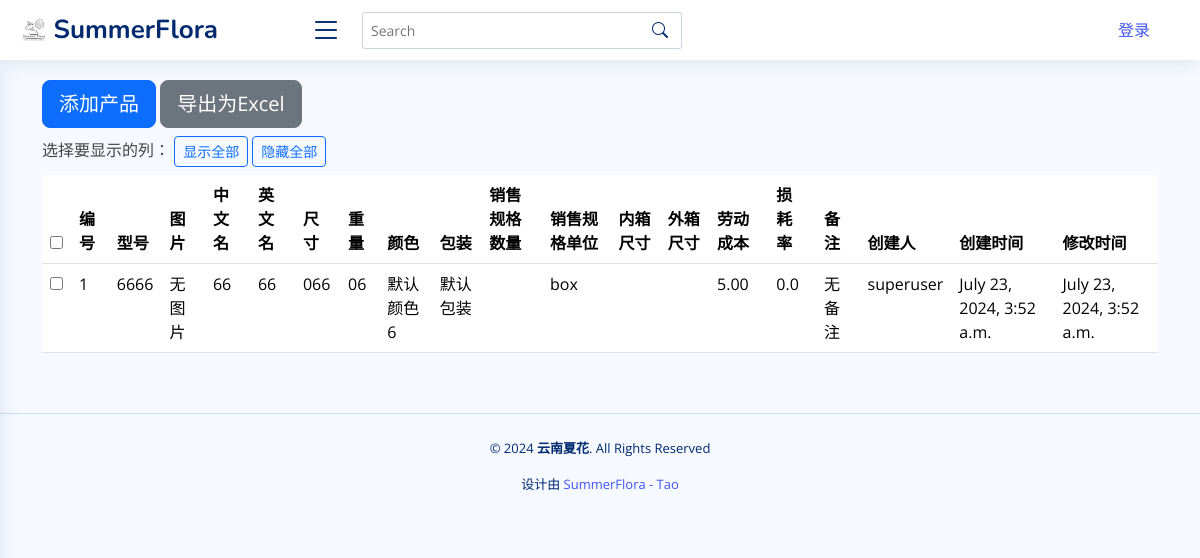
Page /product_list/ on the committed database.
### app01/models.py (models this page shows, shortened)
class Product(models.Model):
    model = models.CharField(
        max_length=100, blank=False, default="Product0000", primary_key=True
    )
    image = models.ImageField(
        upload_to="products/", null=True, blank=True, default=None
    )
    materials = models.ManyToManyField("FlowerMaterial", through="ProductMaterial")
    chinese_name = models.CharField(max_length=200)
    english_name = models.CharField(max_length=200)
    size = models.CharField(max_length=200, blank=True, default="0")
    weight = models.CharField(max_length=200, blank=True, default="0")
    color = models.CharField(max_length=200, blank=True, default="默认颜色")
    Package = models.CharField(max_length=200, blank=True, default="默认包装")
    sale_spec_quantity = models.CharField(
        max_length=200, help_text="销售规格的数字", blank=True, default=""
    )
    sale_spec_unit = models.CharField(
        max_length=10,
        help_text="销售规格的单位",
        choices=[("box", "box"), ("pcs", "pcs"), ("g", "g"), ("kg", "kg")],
        blank=True,
        null=True,
        default="box",
    )
    inner_box_long = models.FloatField(
        help_text="长度，单位：cm", null=True, blank=True, default=0.0
    )
    inner_box_width = models.FloatField(
        help_text="宽度，单位：cm", null=True, blank=True, default=0.0
    )
    inner_box_height = models.FloatField(
        help_text="高度，单位：cm", null=True, blank=True, default=0.0
    )
    outer_box_length = models.FloatField(
        help_text="长度，单位：cm", null=True, blank=True, default=0.0
    )
    outer_box_width = models.FloatField(
        help_text="宽度，单位：cm", null=True, blank=True, default=0.0
    )
    outer_box_height = models.FloatField(
        help_text="高度，单位：cm", null=True, blank=True, default=0.0
    )
    labor_cost = models.DecimalField(max_digits=10, decimal_places=2, default=0.0)
    loss_rate = models.FloatField(default=0.0)
    profit_margin = models.DecimalField(max_digits=5, decimal_places=2, default=0.0)
    description = models.CharField(max_length=200, blank=True, default="无备注")
    created_by = models.ForeignKey(
        settings.AUTH_USER_MODEL,
        on_delete=models.SET_NULL,
        null=True,
        blank=True,
        default=None,
    )
    created_at = models.DateTimeField(editable=False)
    updated_at = models.DateTimeField()
    @property
    def inner_box_size(self):
        return (
            f"{self.inner_box_long} * {self.inner_box_width} * {self.inner_box_height} cm"
            if self.inner_box_long and self.inner_box_width and self.inner_box_height
            else ""
        )
    @property
    def outer_box_size(self):
        return (
            f"{self.outer_box_length} * {self.outer_box_width} * {self.outer_box_height} cm"
            if self.outer_box_length and self.outer_box_width and self.outer_box_height
            else ""
        )

class CustomUser(AbstractUser):
    def __str__(self):
        return self.username

### app01/views.py (the view)
# urls.py: path("product_list/", product_list, name="product_list"),
def product_list(request):
    products = Product.objects.all()
    return render(
        request,
        "product_list.html",
        {
            "products": products,
            "current_user": request.user,
        },
    )

### app01/templates/product_list.html (shortened to what this page needs)
{% extends 'base.html' %}
{% load static %}
{% block content %}
<section class="section">
  <div class="container">
    <div class="row mb-4">
      <div class="col-lg-12">
        <a href="{% url 'add_product' %}" class="btn btn-primary btn-lg mb-2">添加产品</a>
        <button id="export-button" class="btn btn-secondary btn-lg mb-2">导出为Excel</button>
        <div class="mb-2">
          <label>选择要显示的列：</label>
          <button id="show-all" class="btn btn-outline-primary btn-sm">显示全部</button>
          <button id="hide-all" class="btn btn-outline-primary btn-sm">隐藏全部</button>
        </div>
        <div class="table-responsive">
          <table class="table table-hover table-fixed" id="products-table">
            <thead>
              <tr>
                <th><input type="checkbox" id="select-all"></th>
                <th>编号</th>
                <th>型号</th>
                <th>图片</th>
                <th>中文名</th>
                <th>英文名</th>
                <th>尺寸</th>
                <th>重量</th>
                <th>颜色</th>
                <th>包装</th>
                <th>销售规格数量</th>
                <th>销售规格单位</th>
                <th>内箱尺寸</th>
                <th>外箱尺寸</th>
                <th>劳动成本</th>
                <th>损耗率</th>
                <th>备注</th>
                <th>创建人</th>
                <th>创建时间</th>
                <th>修改时间</th>
              </tr>
            </thead>
            <tbody>
              {% for product in products %}
              <tr>
                <td><input type="checkbox" class="select-item"></td>
                <td>{{ forloop.counter }}</td>
                <td onclick="window.location.href='{% url 'product_details' product.model %}'">{{ product.model }}</td>
                <td class="fixed-image-cell">
                  {% if product.image %}
                  <img src="{{ product.image.url }}" alt="图片">
                  {% else %}
                  无图片
                  {% endif %}
                </td>
                <td>{{ product.chinese_name }}</td>
                <td>{{ product.english_name }}</td>
                <td>{{ product.size }}</td>
                <td>{{ product.weight }}</td>
                <td>{{ product.color }}</td>
                <td>{{ product.Package }}</td>
                <td>{{ product.sale_spec_quantity }}</td>
                <td>{{ product.sale_spec_unit }}</td>
                <td>{{ product.inner_box_size }}</td>
                <td>{{ product.outer_box_size }}</td>
                <td>{{ product.labor_cost }}</td>
                <td>{{ product.loss_rate }}</td>
                <td>{{ product.description }}</td>
                <td>{{ product.created_by.username }}</td>
                <td>{{ product.created_at }}</td>
                <td>{{ product.updated_at }}</td>
              </tr>
              {% endfor %}
            </tbody>
          </table>
        </div>
      </div>
    </div>
  </div>
</section>
{% endblock %}

### app01/static/assets/css/style.css (style rules this page uses)
:root { scroll-behavior: smooth; }
body { font-family: "Open Sans", sans-serif; background: #f6f9ff; color: #444444; }
a { color: #4154f1; text-decoration: none; }

### rows in the picture
Product: model "6666", image "无图片", chinese_name "66", english_name "66", size "066", weight "06", color "默认颜色6", Package "默认包装", sale_spec_unit "box", labor_cost "5.00", loss_rate "0.0", description "无备注", created_by.username "superuser", created_at "July 23, 2024, 3:52 a.m.", updated_at "July 23, 2024, 3:52 a.m."
